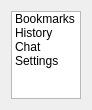
<?xml version="1.0" encoding="UTF-8"?>
<ui version="4.0">
 <class>Menu</class>
 <widget class="QWidget" name="Menu">
  <property name="geometry">
   <rect>
    <x>0</x>
    <y>0</y>
    <width>91</width>
    <height>110</height>
   </rect>
  </property>
  <property name="windowTitle">
   <string>Form</string>
  </property>
  <layout class="QGridLayout" name="gridLayout">
   <item row="0" column="0">
    <widget class="QListWidget" name="listWidget">
     <item>
      <property name="text">
       <string>Bookmarks</string>
      </property>
     </item>
     <item>
      <property name="text">
       <string>History</string>
      </property>
     </item>
     <item>
      <property name="text">
       <string>Chat</string>
      </property>
     </item>
     <item>
      <property name="text">
       <string>Settings</string>
      </property>
     </item>
    </widget>
   </item>
  </layout>
 </widget>
 <resources/>
 <connections/>
</ui>
